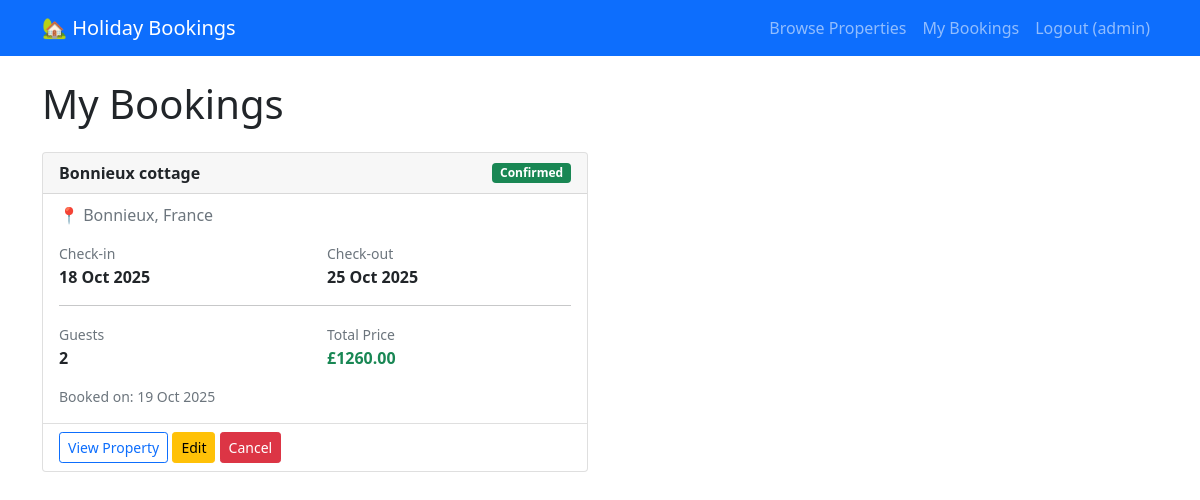
/my-bookings/ (signed in), run on the app's committed database.
### bookings/models.py (models this page shows, shortened)
class Booking(models.Model):
    guest = models.ForeignKey(User, on_delete=models.CASCADE, related_name='bookings')
    property = models.ForeignKey(Property, on_delete=models.CASCADE, related_name='bookings')
    check_in = models.DateField()
    check_out = models.DateField()
    num_guests = models.IntegerField()
    STATUS_CHOICES = [
        ('pending', 'Pending'),
        ('confirmed', 'Confirmed'),
        ('cancelled', 'Cancelled')
    ]
    status = models.CharField(max_length=20, choices=STATUS_CHOICES, default='Confirmed')
    total_price = models.DecimalField(max_digits=10, decimal_places=2)
    created_at = models.DateTimeField(auto_now_add=True)

class Property(models.Model):
    title = models.CharField(max_length=200)
    description = models.TextField()
    location = models.CharField(max_length=100)
    price_per_night = models.DecimalField(max_digits=10, decimal_places=2)
    max_guests = models.IntegerField()
    bedrooms = models.IntegerField()
    owner = models.ForeignKey(User, on_delete=models.CASCADE, related_name='properties')
    image = models.ImageField(upload_to='properties/', blank=True, null=True)
    available = models.BooleanField(default=True)
    created_at = models.DateTimeField(auto_now_add=True)
    class Meta:
        verbose_name_plural = "Properties"

### bookings/views.py (the view)
# urls.py: path('my-bookings/', views.my_bookings, name='my_bookings'),
@login_required
def my_bookings(request):
    bookings = Booking.objects.filter(guest=request.user).order_by('-created_at')
    return render(request, 'bookings/my_bookings.html', {'bookings': bookings})

### bookings/templates/bookings/my_bookings.html (shortened to what this page needs)
{% extends "bookings/layout.html" %}
{% block body %}
<h1 class="mb-4">My Bookings</h1>
{% if bookings %}
    <div class="row">
        {% for booking in bookings %}
        <div class="col-md-6 mb-4">
            <div class="card">
                <div class="card-header d-flex justify-content-between align-items-center">
                    <strong>{{ booking.property.title }}</strong>
                    {% if booking.status == 'confirmed' %}
                        <span class="badge bg-success">{{ booking.get_status_display }}</span>
                    {% elif booking.status == 'cancelled' %}
                        <span class="badge bg-danger">{{ booking.get_status_display }}</span>
                    {% else %}
                        <span class="badge bg-warning">{{ booking.get_status_display }}</span>
                    {% endif %}
                </div>
                <div class="card-body">
                    <h6 class="card-subtitle mb-2 text-muted">📍 {{ booking.property.location }}</h6>
                    <div class="row mt-3">
                        <div class="col-6">
                            <small class="text-muted">Check-in</small><br>
                            <strong>{{ booking.check_in|date:"d M Y" }}</strong>
                        </div>
                        <div class="col-6">
                            <small class="text-muted">Check-out</small><br>
                            <strong>{{ booking.check_out|date:"d M Y" }}</strong>
                        </div>
                    </div>
                    <hr>
                    <div class="row">
                        <div class="col-6">
                            <small class="text-muted">Guests</small><br>
                            <strong>{{ booking.num_guests }}</strong>
                        </div>
                        <div class="col-6">
                            <small class="text-muted">Total Price</small><br>
                            <strong class="text-success">£{{ booking.total_price }}</strong>
                        </div>
                    </div>
                    <small class="text-muted d-block mt-3">
                        Booked on: {{ booking.created_at|date:"d M Y" }}
                    </small>
                </div>
                <div class="card-footer bg-transparent">
                    <a href="{% url 'property_detail' booking.property.id %}" class="btn btn-sm btn-outline-primary">View Property</a>
                    <button class="btn btn-sm btn-warning"
                            data-booking-id="{{ booking.id }}"
                            data-check-in="{{ booking.check_in|date:'Y-m-d' }}"
                            data-check-out="{{ booking.check_out|date:'Y-m-d' }}"
                            data-num-guests="{{ booking.num_guests }}"
                            data-max-guests="{{ booking.property.max_guests }}"
                            onclick="openEditModal(this)">Edit</button>
    <button class="btn btn-sm btn-danger" onclick="deleteBooking('{{ booking.id }}')">Cancel</button>
</div>
        {% endfor %}
    </div>
{% else %}
    <div class="alert alert-info">
        <h4>No bookings yet</h4>
        <p>You haven't made any bookings yet. <a href="{% url 'index' %}">Browse properties</a> to get started!</p>
    </div>
{% endif %}
{% endblock %}

### bookings/templates/bookings/layout.html (shortened to what this page needs)
<!DOCTYPE html>
<html lang="en">
<head>
    <link href="https://cdn.jsdelivr.net/npm/bootstrap@5.1.3/dist/css/bootstrap.min.css" rel="stylesheet">
</head>
<body>
    <nav class="navbar navbar-expand-lg navbar-dark bg-primary">
        <div class="container">
            <a class="navbar-brand" href="{% url 'index' %}">🏡 Holiday Bookings</a>
            <div class="collapse navbar-collapse" id="navbarNav">
                <ul class="navbar-nav ms-auto">
                    <li class="nav-item">
                        <a class="nav-link" href="{% url 'index' %}">Browse Properties</a>
                    </li>
                    {% if user.is_authenticated %}
                        <li class="nav-item">
                            <a class="nav-link" href="{% url 'my_bookings' %}">My Bookings</a>
                        </li>
                        <li class="nav-item">
                            <a class="nav-link" href="{% url 'logout' %}">Logout ({{ user.username }})</a>
                        </li>
                    {% endif %}
                </ul>
            </div>
        </div>
    </nav>
    <div class="container mt-4">
        {% block body %}{% endblock %}
    </div>
</body>
</html>

### data on the page
Booking: property "Bonnieux cottage", status "Confirmed", property.location "Bonnieux, France", check_in "18 Oct 2025", check_out "25 Oct 2025", num_guests "2", total_price "1260.00", created_at "19 Oct 2025"

### other printed values
{{ user.username }} "admin"
